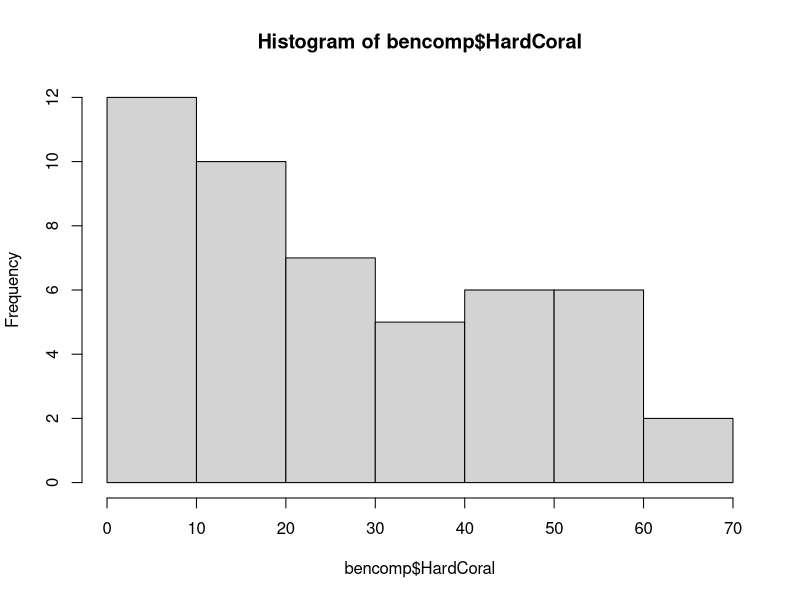
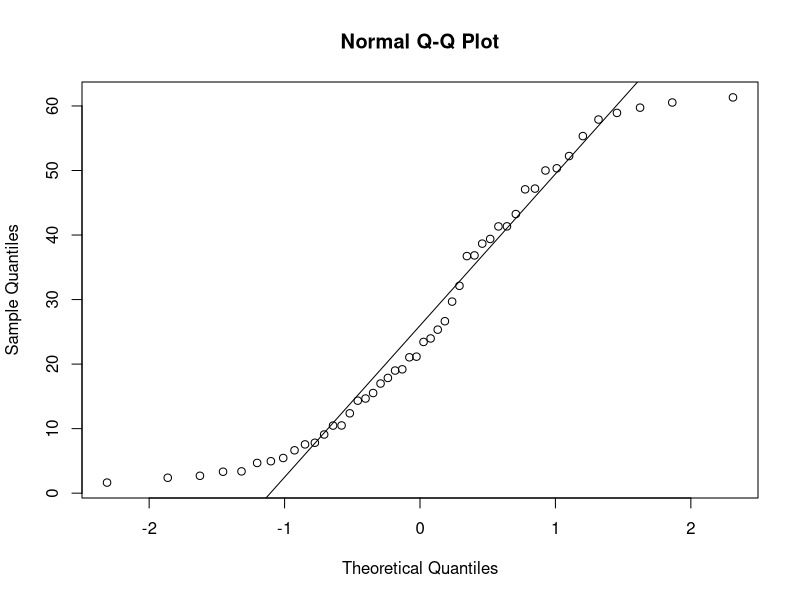
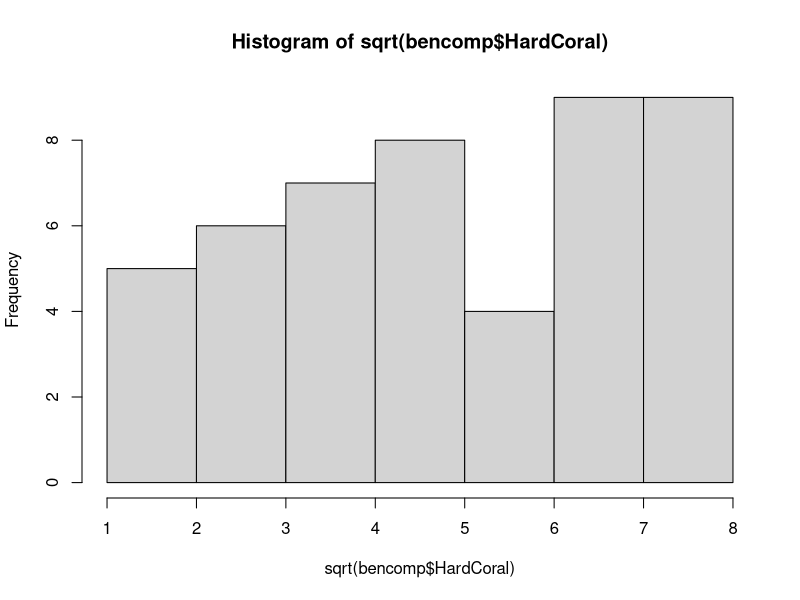
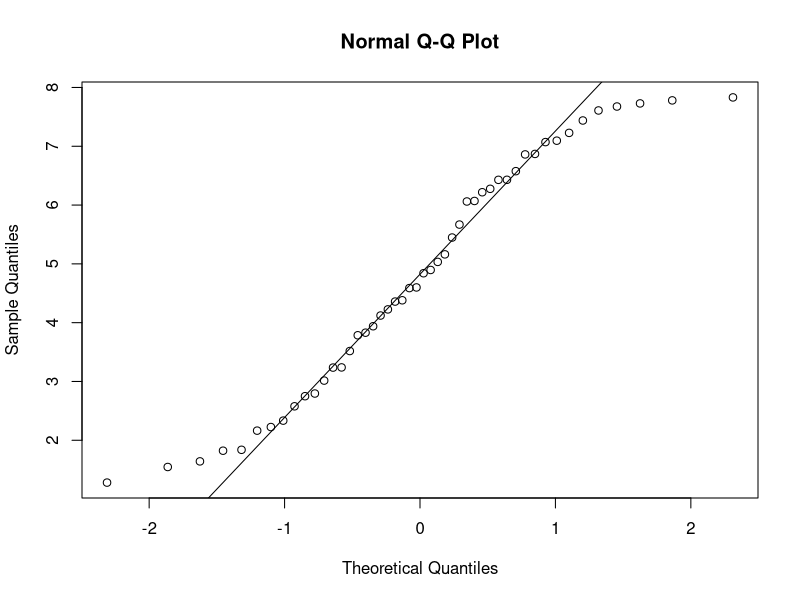
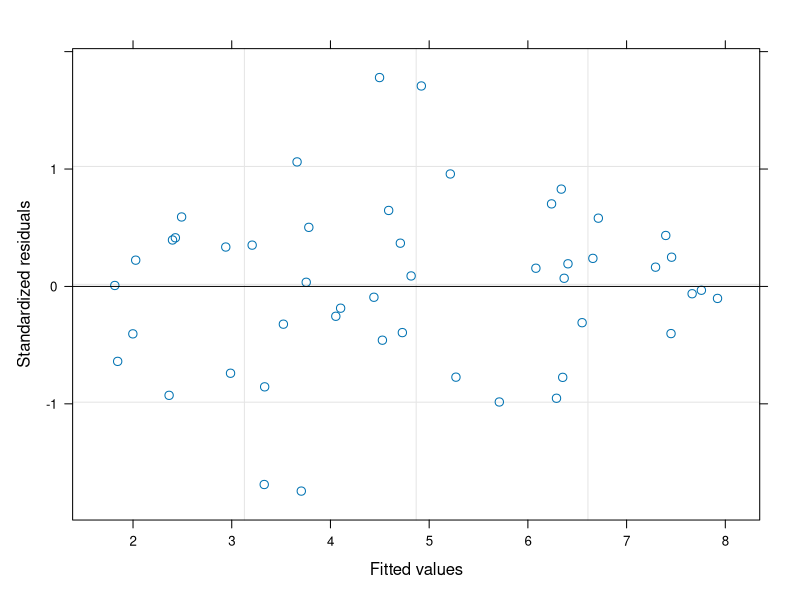
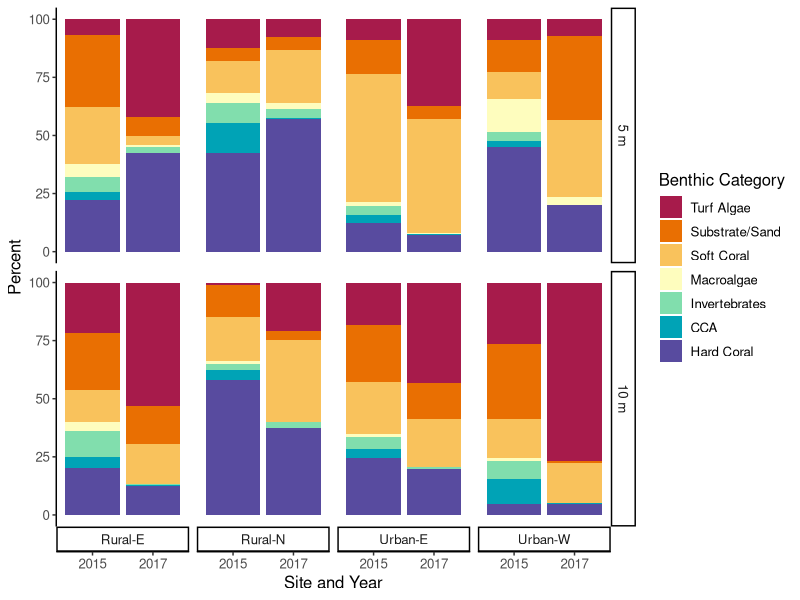
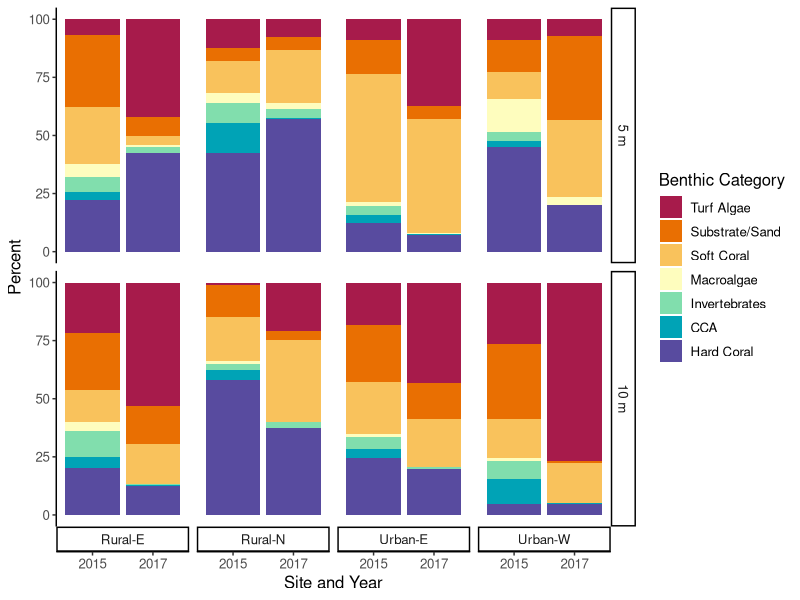

R code for these plots, in order:
## ---- chunk 1
knitr::opts_chunk$set(echo = TRUE)
## ---- chunk 2
library(here)
bencomp <- read.csv(here::here('data/bencomp-transect-20152017.csv'))

# change variables to factors
bencomp$Year <- as.factor(bencomp$Year)
bencomp$Site2 <- as.factor(bencomp$Site2)
bencomp$Depth <- as.factor(bencomp$Depth)
head(bencomp)
## ---- chunk 3
hist(bencomp$HardCoral)
qqnorm(bencomp$HardCoral)
qqline(bencomp$HardCoral)
library(car)
leveneTest(HardCoral ~ Year * Site2 * Depth, 
           data = bencomp)

hist(sqrt(bencomp$HardCoral))
qqnorm(sqrt(bencomp$HardCoral))
qqline(sqrt(bencomp$HardCoral))
leveneTest(sqrt(HardCoral) ~ Year * Site2 * Depth, 
           data = bencomp)
## ---- chunk 4
library(nlme)
cor.lme <- lme(sqrt(HardCoral) ~ Site2 * Depth * Year, 
               random = ~1|num_id, 
               data = bencomp, na.action = na.exclude)
cor.lme
summary(cor.lme)
plot(cor.lme)
Anova(cor.lme) # car package

library(emmeans)
tuk.cor <- emmeans(cor.lme, list(pairwise ~ Site2:Depth:Year), adjust = "tukey")

pair.cor <- as.data.frame(tuk.cor$`pairwise differences of Site2, Depth, Year`)

sig.pair.cor <- pair.cor[which(pair.cor$p.value < 0.05),]
sig.pair.cor
## ---- chunk 5
## summarized by coral site depth year
library(tidyr)
library(dplyr)
coral.ave <- bencomp %>% 
   group_by(Site2, Depth, Year) %>% 
   dplyr::summarize(corave = mean(HardCoral),
                    corSE = sd(HardCoral)/sqrt(n()))
#    
# library(ggpubr) 
# ggboxplot(
#   ACRtab, x = "Site", y = "tottab", facet.by = 'Depth',
#   color = "Year", palette = "jco"
#   )

# site and depth average across years
bencomp %>% 
   group_by(Site2, Depth) %>% 
   dplyr::summarize(corave = mean(HardCoral),
                    corSE = sd(HardCoral)/sqrt(n()))
## ---- chunk 6
library(dplyr)
bencomp_long <- bencomp %>% 
   pivot_longer(CCA:Turf, names_to = 'Major.Category', values_to = 'Percent') %>% 
   group_by(Year, Site2, Depth, Major.Category) %>% 
   dplyr::summarize(ave = mean(Percent))
## ---- chunk 7
bencomp_long$Major.Category <- as.factor(bencomp_long$Major.Category)
levels(bencomp_long$Major.Category)

bencomp_long$Major.Category <- relevel(bencomp_long$Major.Category, ref = "HardCoral")

bencomp$Depth <- relevel(bencomp$Depth, ref = "5m")
head(bencomp_long)

levels(bencomp_long$Depth)
levels(bencomp_long$Depth) <- c("5 m", "10 m")

library(ggplot2)
library(colorspace)
ggplot(bencomp_long, 
       aes(x=Year,y = ave, fill= factor(Major.Category,
                                        levels = c("Turf","Substrate.Sand", "SoftCoral","Macroalgae", "Invert", "CCA", "HardCoral")))) + 
   geom_bar( position="stack", stat="identity") +   
   facet_grid(Depth~Site2, switch = "x") +
   labs(x = "Site and Year", y = "Percent") +
   theme_classic() +
   #theme(plot.title = element_text("sans", "bold",color = "black", 25)) +
   theme(panel.border = element_blank(), 
         panel.grid.major = element_blank(),
         panel.grid.minor = element_blank(),
         panel.background = element_blank(),
         text = element_text(size = 12)) +
   scale_fill_discrete_divergingx("Spectral", 
                                  name = "Benthic Category",
                                  labels = c("Turf Algae","Substrate/Sand", "Soft Coral","Macroalgae", "Invertebrates", "CCA", "Hard Coral"))

ggsave(here::here('figures/Fig3_TL2015-2017_bencomp_bargraph.jpg'),
       height = 4, width = 7, dpi = 300)
